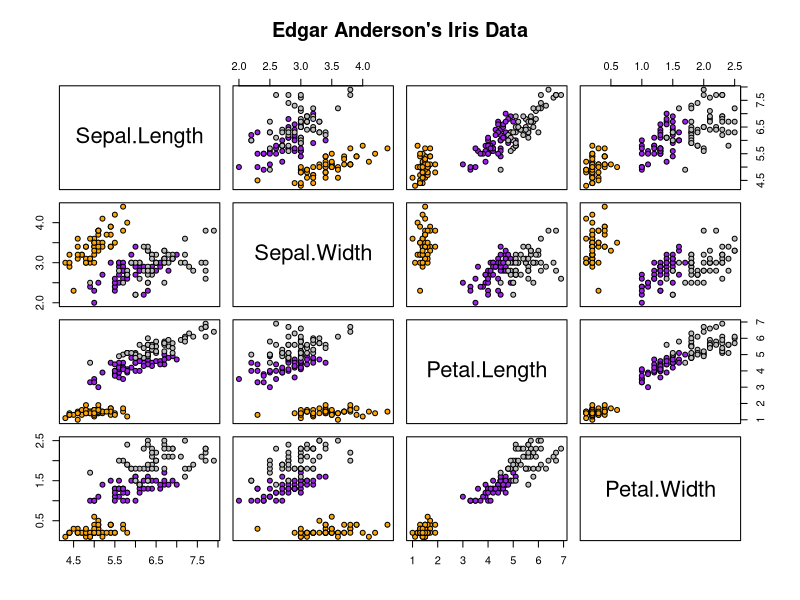

Write R code to recreate this figure.
iris
colnames(iris)
pairs(iris[1:4], main = "Edgar Anderson's Iris Data", pch = 21, bg = c("orange", "purple", "grey")[unclass(iris$Species)])

